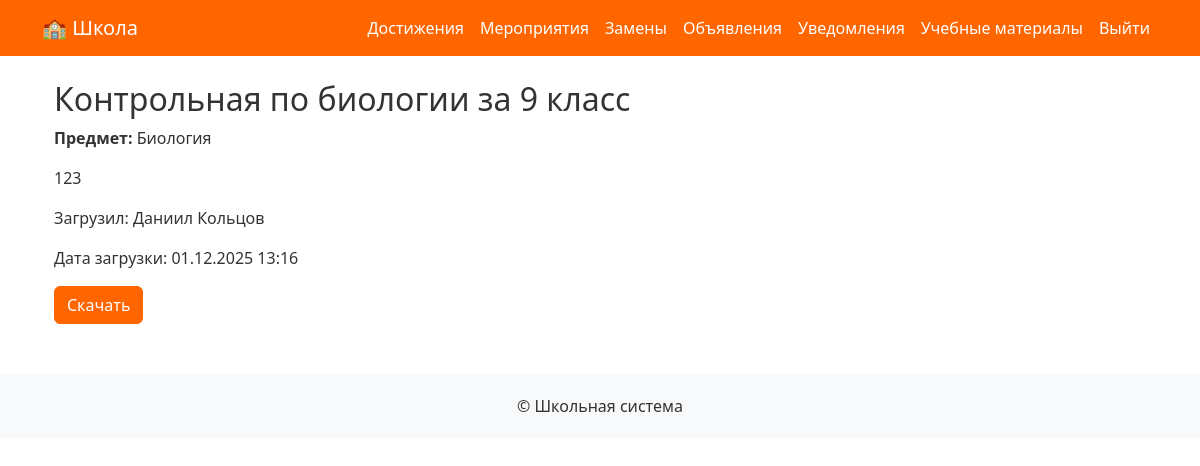
/materials/1/ (signed in), run on the app's committed database.
### StudyMaterial/models.py (models this page shows, shortened)
class StudyMaterial(models.Model):
    SUBJECT_CHOICES = [
        ('math', 'Математика'),
        ('physics', 'Физика'),
        ('chemistry', 'Химия'),
        ('biology', 'Биология'),
        ('history', 'История'),
        ('literature', 'Литература'),
        ('english', 'Английский язык'),
    ]
    title = models.CharField(max_length=255)
    description = models.TextField(blank=True, null=True)
    subject = models.CharField(max_length=50, choices=SUBJECT_CHOICES)
    file = models.FileField(upload_to='study_materials/')
    uploaded_by = models.ForeignKey(CustomUser, on_delete=models.CASCADE)
    uploaded_at = models.DateTimeField(auto_now_add=True)
    class Meta:
        ordering = ['-uploaded_at']
        verbose_name = "Учебный материал"
        verbose_name_plural = "Учебные материалы"

### users/models.py (models this page shows, shortened)
class CustomUser(AbstractUser):
    is_teacher = models.BooleanField(default=False)
    is_admin = models.BooleanField(default=False)
    class Meta:
        verbose_name = 'Пользователь'
        verbose_name_plural = 'Пользователи'

### StudyMaterial/views.py (the view)
# urls.py: path('<int:pk>/', views.material_detail, name='material_detail'),
@login_required
def material_detail(request, pk):
    material = get_object_or_404(StudyMaterial, pk=pk)
    return render(request, 'materials/material_detail.html', {'material': material})

### templates/materials/material_detail.html
{% extends 'base.html' %}
{% block content %}
<div class="container mt-4">
    <h2>{{ material.title }}</h2>
    <p><strong>Предмет:</strong> {{ material.get_subject_display }}</p>
    <p>{{ material.description }}</p>
    <p>Загрузил: {{ material.uploaded_by.get_full_name }}</p>
    <p>Дата загрузки: {{ material.uploaded_at|date:"d.m.Y H:i" }}</p>
    <a href="{{ material.file.url }}" class="btn btn-primary" download>Скачать</a>
</div>
{% endblock %}

### templates/base.html (style rules this page uses)
body { background-color: #ffffff; color: #333; }
.btn-primary { background-color: #ff6600; border-color: #ff6600; }

### data on the page
StudyMaterial: title "Контрольная по биологии за 9 класс", subject "Биология", description "123", uploaded_by.get_full_name "Даниил Кольцов", uploaded_at "01.12.2025 13:16"
